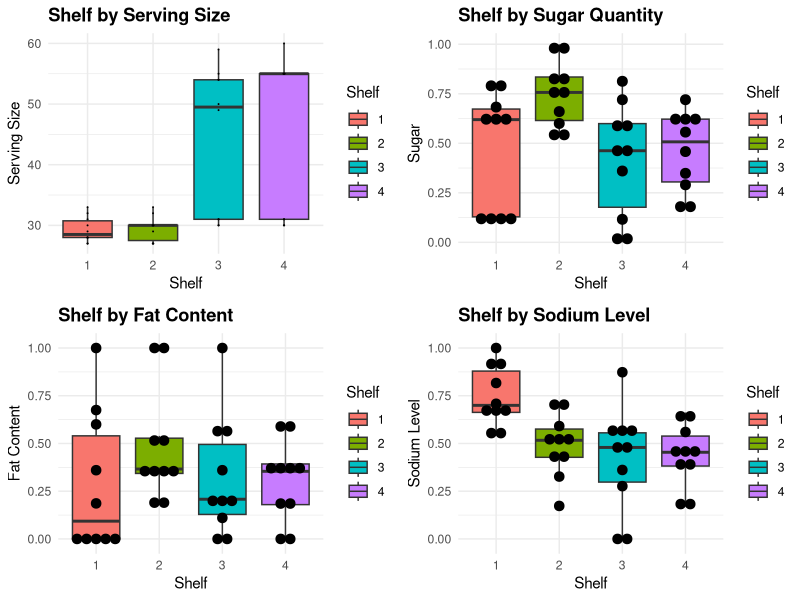
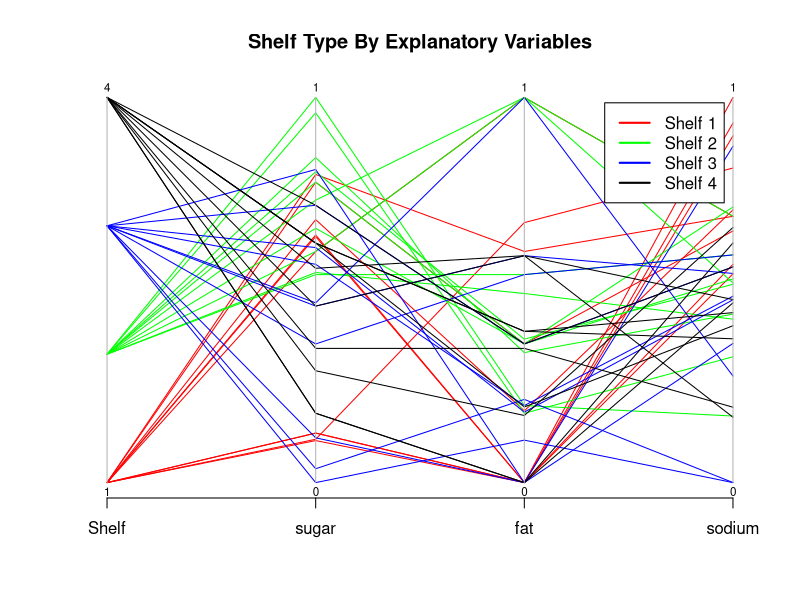
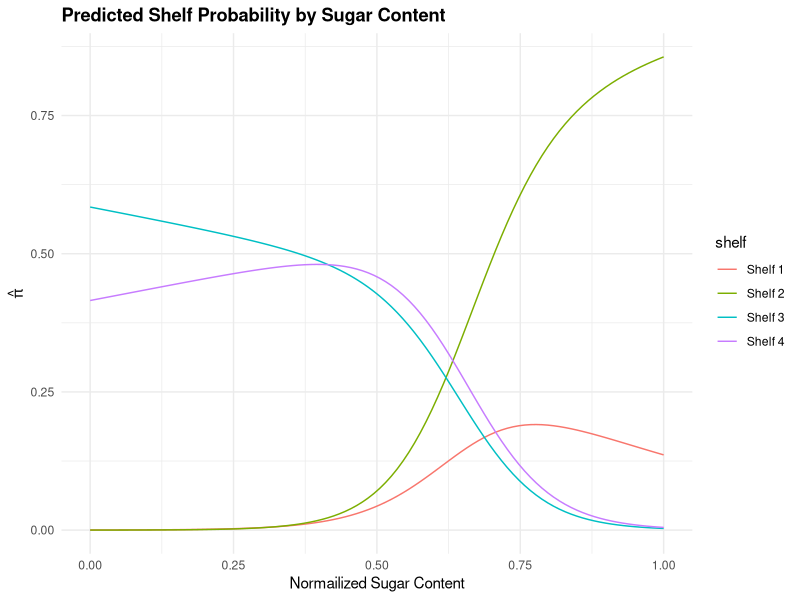
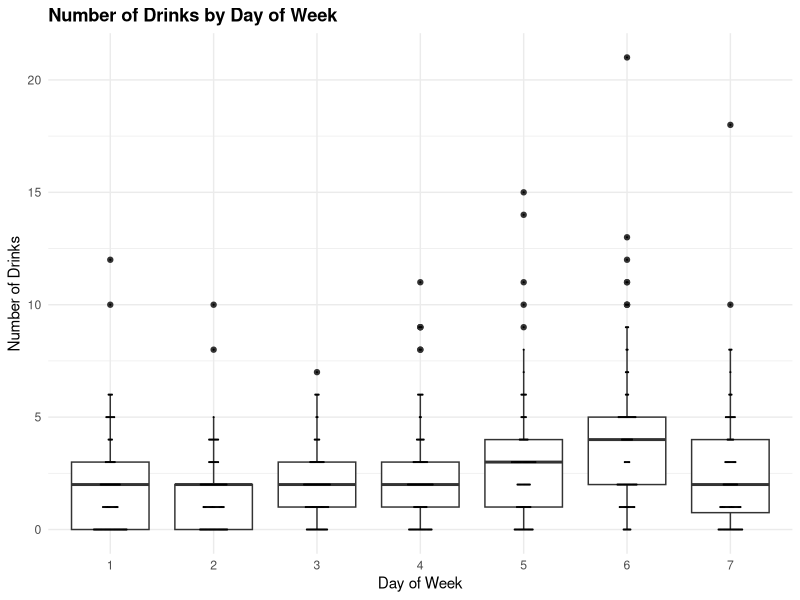
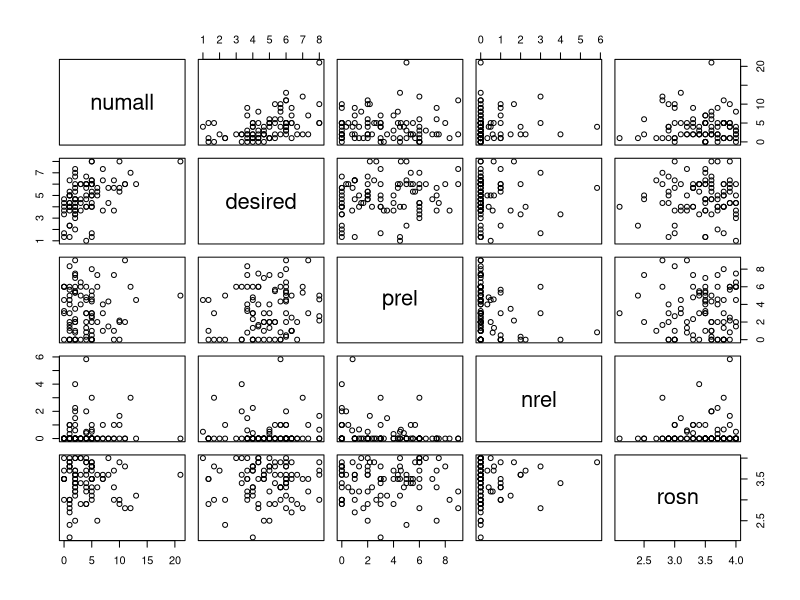
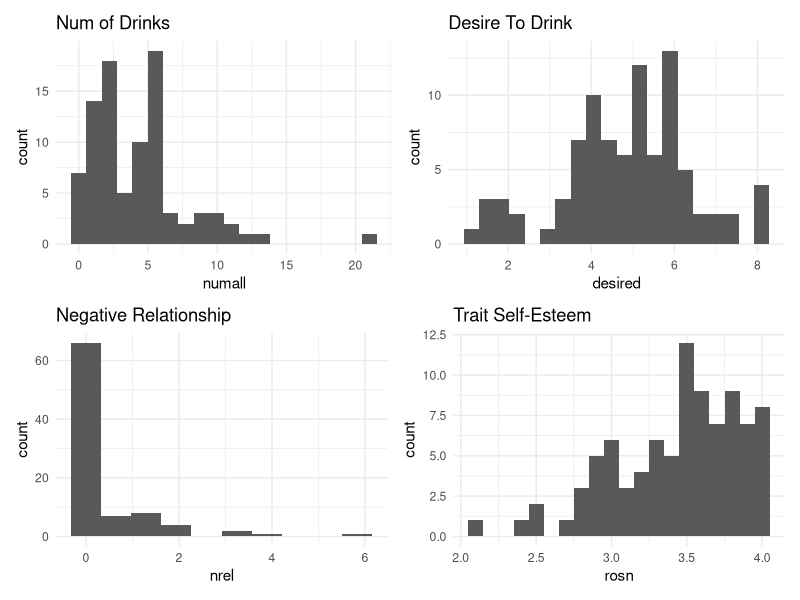
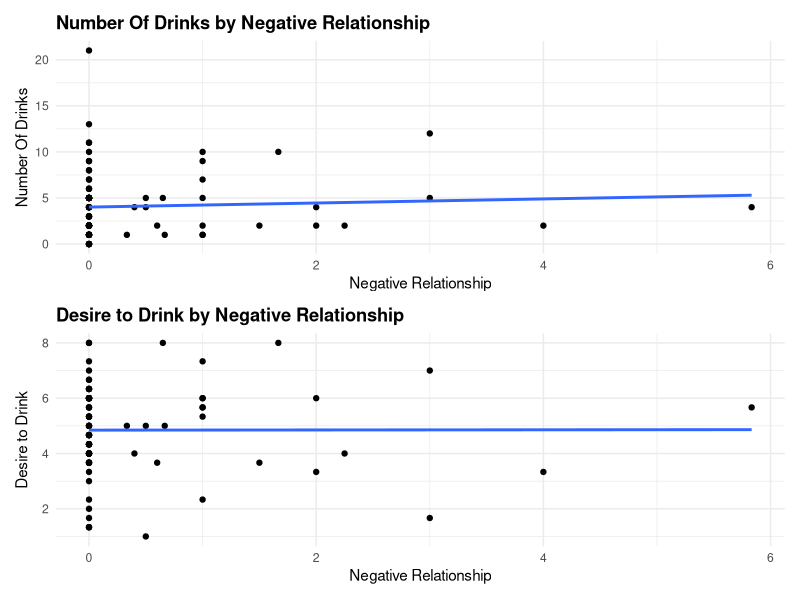
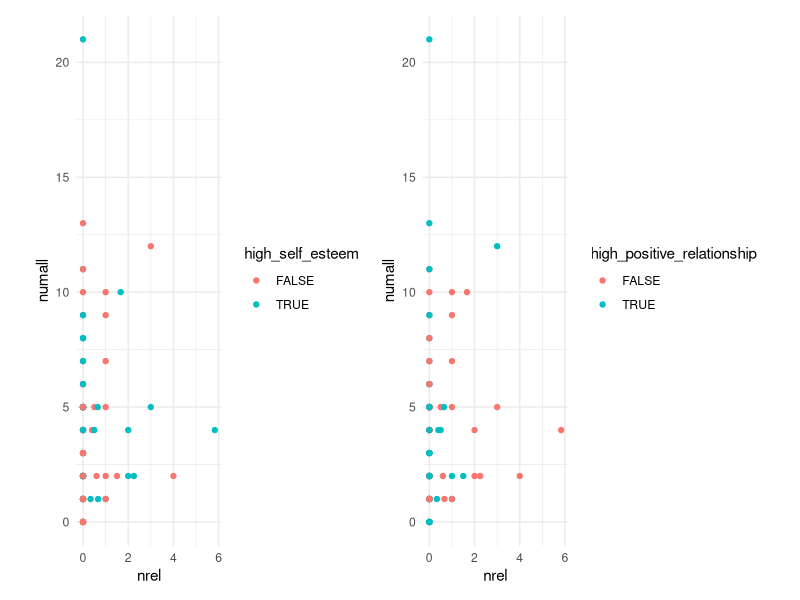

Here is the R script that generated these plots, in order:
## ---- chunk 1
# install.packages("MASS")
# install.packages("ggplot2")
# install.packages("MASS")
# install.packages("GGally")
library(tidyverse)
library(patchwork)
library(magrittr)
library(MASS)
library(ggplot2)
library(GGally)
library(knitr)
library(gridExtra)

# multinomial regression
library(nnet)

# car pacakge for testing
library(car)

theme_set(theme_minimal())
knitr::opts_chunk$set(tidy.opts = list(width_cutoff = 100), tidy = TRUE)
knitr::opts_chunk$set(message = FALSE)
## ---- chunk 2
cereal <- read_csv("../data/short-questions/cereal_dillons.csv")
## ---- chunk 3
# reformatting the explanatory variables
# cereal$Shelf <- factor(cereal$Shelf)

# normalize the explanatory variables
# 1. divide by serving size
# 2. normalized

stand01 <- function(x) {
  (x - min(x)) / (max(x) - min(x))
}

cereal2 <- data.frame(
  Shelf = cereal$Shelf,
  size = cereal$size_g,
  sugar = stand01(x = cereal$sugar_g / cereal$size_g),
  fat = stand01(x = cereal$fat_g / cereal$size_g),
  sodium = stand01(x = cereal$sodium_mg / cereal$size_g)
)
summary(cereal2)
## ---- chunk 4
p1 <- cereal2 %>%
  mutate(Shelf = as.factor(Shelf)) %>%
  ggplot(aes(Shelf, size)) +
  geom_boxplot(aes(fill = Shelf)) +
  geom_dotplot(binaxis = "y", stackdir = "center", binwidth = 0.05) +
  # coord_flip() +
  ggtitle("Shelf by Serving Size") +
  theme(plot.title = element_text(lineheight = 1, face = "bold")) +
  ylab("Serving Size") +
  xlab("Shelf")

p2 <- cereal2 %>%
  mutate(Shelf = as.factor(Shelf)) %>%
  ggplot(aes(Shelf, sugar)) +
  geom_boxplot(aes(fill = Shelf)) +
  geom_dotplot(binaxis = "y", stackdir = "center", binwidth = 0.05) +
  # coord_flip() +
  ggtitle("Shelf by Sugar Quantity") +
  theme(plot.title = element_text(lineheight = 1, face = "bold")) +
  ylab("Sugar") +
  xlab("Shelf")

p3 <- cereal2 %>%
  mutate(Shelf = as.factor(Shelf)) %>%
  ggplot(aes(Shelf, fat)) +
  geom_boxplot(aes(fill = Shelf)) +
  geom_dotplot(binaxis = "y", stackdir = "center", binwidth = 0.05) +
  # coord_flip() +
  ggtitle("Shelf by Fat Content") +
  theme(plot.title = element_text(lineheight = 1, face = "bold")) +
  ylab("Fat Content") +
  xlab("Shelf")

p4 <- cereal2 %>%
  mutate(Shelf = as.factor(Shelf)) %>%
  ggplot(aes(Shelf, sodium)) +
  geom_boxplot(aes(fill = Shelf)) +
  geom_dotplot(binaxis = "y", stackdir = "center", binwidth = 0.05) +
  # coord_flip() +
  ggtitle("Shelf by Sodium Level") +
  theme(plot.title = element_text(lineheight = 1, face = "bold")) +
  ylab("Sodium Level") +
  xlab("Shelf")


grid.arrange(p1, p2, p3, p4, nrow = 2, ncol = 2)
## ---- chunk 5
# for ease of visualization, Adding shelf here.
cols <- c("red", "green", "blue", "black")
parcoord(cereal2[c("Shelf", "sugar", "fat", "sodium")],
  col = cols[cereal2$Shelf], var.label = TRUE,
  main = "Shelf Type By Explanatory Variables"
)
legend("topright",
  legend = c("Shelf 1", "Shelf 2", "Shelf 3", "Shelf 4"),
  lwd = 2, col = cols, inset = 0.05
)
## ---- chunk 6
model_cereal_shelves_linear <- multinom(
  formula = factor(Shelf) ~ sugar
    + fat
    + sodium,
  data = cereal2
)

summary(model_cereal_shelves_linear)
## ---- chunk 7
model_cereal_shelves_cross <- multinom(
  formula = factor(Shelf) ~ sugar
    + fat
    + sodium
    + sugar:fat
    + sugar:sodium
    + fat:sodium
    + sugar:fat:sodium,
  data = cereal2
)

summary(model_cereal_shelves_cross)
## ---- chunk 8
lrt_cereal_main_effects <- Anova(model_cereal_shelves_linear, test = "LR")
lrt_cereal_main_effects
## ---- chunk 9
lrt_cereal_quadratic_effects <- anova(model_cereal_shelves_linear,
  model_cereal_shelves_cross,
  test = "Chisq"
)
lrt_cereal_quadratic_effects
## ---- chunk 10
# create a data set with standardized value
new.data <- data.frame(
  "Cereal" = "Apple Jack",
  "size_g" = 28,
  "sugar_g" = 12,
  "fat_g" = 0.5,
  "sodium_mg" = 130
)

stand02 <- function(new_data, original_data, col_names) {
  for (col_name in col_names) {
    min_val <- min(original_data[col_name] / original_data["size_g"])
    max_val <- max(original_data[col_name] / original_data["size_g"])

    new_col_name <- str_split_i(col_name, "_", 1)
    new_data[new_col_name] <- (new_data[col_name] / new_data["size_g"] - min_val) / (max_val - min_val)
  }
  return(new_data)
}

new.data <- stand02(new.data, cereal, c("sugar_g", "fat_g", "sodium_mg"))

# get model prediction for the given inputs
aj_shelf_probs <- predict(model_cereal_shelves_linear,
  newdata = new.data,
  type = "probs" # could use type = "class"
)

# aj_shelf_probs
data.frame(pi.hat = round(aj_shelf_probs, 3) * 100)
## ---- chunk 11
# stats taken from summary(cereal2) statistics from earlier

min_sugar <- 0
max_sugar <- 1

mean_fat <- mean(cereal2$fat)
mean_sodium <- mean(cereal2$sodium)

# get prob for every single suger level s, holding fat and sodium constant
shelfs <- function(s) {
  new.data <- data.frame(
    "sugar" = s,
    "fat" = mean_fat,
    "sodium" = mean_sodium
  )

  pred.prob <- predict(model_cereal_shelves_linear,
    newdata = new.data, type = "probs"
  )

  outputs <- data.frame(pi.hat = round(pred.prob, 10))
  return(outputs)
}


model.preds <- data.frame(
  x = seq(0, 1, length.out = 100),
  values = c(
    shelfs(seq(0, 1, length.out = 100))$pi.hat.1,
    shelfs(seq(0, 1, length.out = 100))$pi.hat.2,
    shelfs(seq(0, 1, length.out = 100))$pi.hat.3,
    shelfs(seq(0, 1, length.out = 100))$pi.hat.4
  ),
  shelf = rep(c("Shelf 1", "Shelf 2", "Shelf 3", "Shelf 4"),
    each = 100
  )
)

ggplot(
  model.preds, # Draw ggplot2 plot
  aes(x, values, col = shelf)
) +
  geom_line() +
  ggtitle("Predicted Shelf Probability by Sugar Content") +
  theme(plot.title = element_text(lineheight = 1, face = "bold")) +
  ylab(expression(hat(pi))) +
  xlab("Normailized Sugar Content")
## ---- chunk 12
# get the standard deviations
sd.cereal <- apply(X = cereal2[c("sugar", "fat", "sodium")], MARGIN = 2, FUN = sd)
c.value <- round(sd.cereal, 4)
cat("Explanatory Variables Standard Deviation: \n", c.value, "\n\n")

# get the estimated parameters for each shelf level
beta.hat2 <- coefficients(model_cereal_shelves_linear)[1, 2:4]
beta.hat3 <- coefficients(model_cereal_shelves_linear)[2, 2:4]
beta.hat4 <- coefficients(model_cereal_shelves_linear)[3, 2:4]

# using confint to compute CI for each explanatory variable
conf.beta <- confint(object = model_cereal_shelves_linear, level = 0.95)

# Odds for j = 2 vs j = 1 (Shelf 2 vs Shelf 1)
OR_2_1 <- round(exp(c.value * beta.hat2), 4)
OR_CI_2_1 <- round(exp((c.value * conf.beta[2:4, 1:2, 1])), 4)

# Odds for j = 3 vs j = 1 (Shelf 3 vs Shelf 1)
OR_3_1 <- round(exp(c.value * beta.hat3), 4)
OR_CI_3_1 <- round(exp((c.value * conf.beta[2:4, 1:2, 2])), 4)

# Odds for j = 4 vs j = 1 (Shelf 4 vs Shelf 1)
OR_4_1 <- round(exp(c.value * beta.hat4), 4)
OR_CI_4_1 <- round(exp((c.value * conf.beta[2:4, 1:2, 3])), 4)

odds_ratios <- cbind(c.value, cbind(OR_2_1, OR_CI_2_1), cbind(OR_3_1, OR_CI_3_1), cbind(OR_4_1, OR_CI_4_1))
odds_ratios
## ---- chunk 13
drinks <- read_csv("../data/short-questions/DeHartSimplified.csv")

summary(drinks)
## ---- chunk 14
drinks %>%
  dplyr::mutate(dow_factor = factor(dayweek)) %>%
  dplyr::select(dow_factor, numall) %>%
  drop_na() %>%
  ggplot(aes(dow_factor, numall)) +
  geom_boxplot(aes(dow_factor)) +
  geom_dotplot(binaxis = "y", stackdir = "center", binwidth = 0.05) +
  ggtitle("Number of Drinks by Day of Week") +
  theme(plot.title = element_text(lineheight = 1, face = "bold")) +
  ylab("Number of Drinks") +
  xlab("Day of Week")
## ---- chunk 15
sat_drinks <- drinks %>%
  dplyr::filter(dayweek == 6) %>%
  dplyr::select(numall, desired, prel, nrel, rosn) %>%
  drop_na()

pairs(sat_drinks)
## ---- chunk 16
h1 <- sat_drinks %>%
  ggplot(aes(numall)) +
  geom_histogram(bins = 20) +
  ggtitle("Num of Drinks")

h2 <- sat_drinks %>%
  ggplot(aes(desired)) +
  geom_histogram(bins = 20) +
  ggtitle("Desire To Drink")

h3 <- sat_drinks %>%
  ggplot(aes(nrel)) +
  geom_histogram(bins = 10) +
  ggtitle("Negative Relationship")


h4 <- sat_drinks %>%
  ggplot(aes(rosn)) +
  geom_histogram(bins = 20) +
  ggtitle("Trait Self-Esteem")

(h1 | h2) / (h3 | h4)

sat_drinks %>%
  mutate(rounded_nrel = round(nrel, 0)) %>%
  count(rounded_nrel) %>%
  mutate(prop = round(prop.table(n), 2)) %>%
  kable(col.names = c("Negative Relationship", "Count", "Proportion"))
## ---- chunk 17
p2_1 <- sat_drinks %>%
  ggplot(aes(nrel, numall)) +
  geom_point() +
  geom_smooth(method = lm, se = FALSE) +
  ggtitle("Number Of Drinks by Negative Relationship") +
  theme(plot.title = element_text(lineheight = 1, face = "bold")) +
  ylab("Number Of Drinks") +
  xlab("Negative Relationship")

p2_2 <- sat_drinks %>%
  ggplot(aes(nrel, desired)) +
  geom_point() +
  geom_smooth(method = lm, se = FALSE) +
  ggtitle("Desire to Drink by Negative Relationship") +
  theme(plot.title = element_text(lineheight = 1, face = "bold")) +
  ylab("Desire to Drink") +
  xlab("Negative Relationship")

p2_1 / p2_2
## ---- chunk 18

sat_drinks <- sat_drinks %>%
  mutate(high_self_esteem = rosn > median(rosn)) 

p3_1 <- sat_drinks %>%
  ggplot(aes(x = nrel, y = numall, color = high_self_esteem)) +
  geom_point() +
  coord_quickmap()
# ggtitle("Negative Relationship and Self-Esteem vs Alcohol")


p3_2 <- sat_drinks %>%
  mutate(high_positive_relationship = prel > median(prel)) %>%
  ggplot(aes(x = nrel, y = numall, color = high_positive_relationship)) +
  geom_point() +
  coord_quickmap()
# ggtitle("Negative and Positive Relationship vs Alcohol")

p3_1 | p3_2
# TODO: add lables
## ---- chunk 19

mod_num_all <-
  sat_drinks %>% glm(formula = numall ~ nrel,
                     family = poisson(link = log))

summary(mod_num_all)
## ---- chunk 20

mod_desired <-
  sat_drinks %>% glm(formula = desired ~ nrel, data = .)

summary(mod_desired)
## ---- chunk 21

model.neg.relationship.rosn <- sat_drinks %>%
  glm(formula = numall ~ nrel + rosn + nrel:rosn,
      family = poisson(link = "log"))
summary(model.neg.relationship.rosn)
